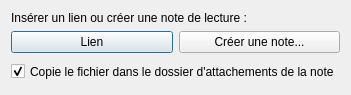
<?xml version="1.0" encoding="UTF-8"?>
<ui version="4.0">
 <class>DropPDFDialog</class>
 <widget class="QDialog" name="DropPDFDialog">
  <property name="windowModality">
   <enum>Qt::WindowModal</enum>
  </property>
  <property name="geometry">
   <rect>
    <x>0</x>
    <y>0</y>
    <width>290</width>
    <height>95</height>
   </rect>
  </property>
  <property name="contextMenuPolicy">
   <enum>Qt::PreventContextMenu</enum>
  </property>
  <property name="windowTitle">
   <string>Import de fichier PDF</string>
  </property>
  <layout class="QGridLayout" name="gridLayout">
   <item row="0" column="0">
    <layout class="QVBoxLayout" name="verticalLayout">
     <item>
      <widget class="QLabel" name="label">
       <property name="text">
        <string>Insérer un lien ou créer une note de lecture :</string>
       </property>
      </widget>
     </item>
     <item>
      <layout class="QHBoxLayout" name="horizontalLayout_2">
       <item>
        <widget class="QPushButton" name="linkButton">
         <property name="text">
          <string>Lien</string>
         </property>
        </widget>
       </item>
       <item>
        <widget class="QPushButton" name="createNoteButton">
         <property name="text">
          <string>Créer une note...</string>
         </property>
        </widget>
       </item>
      </layout>
     </item>
    </layout>
   </item>
   <item row="1" column="0">
    <widget class="QCheckBox" name="checkBoxCopy">
     <property name="sizePolicy">
      <sizepolicy hsizetype="Minimum" vsizetype="Minimum">
       <horstretch>0</horstretch>
       <verstretch>0</verstretch>
      </sizepolicy>
     </property>
     <property name="text">
      <string>Copie le fichier dans le dossier d'attachements de la note</string>
     </property>
     <property name="checked">
      <bool>true</bool>
     </property>
    </widget>
   </item>
  </layout>
 </widget>
 <resources/>
 <connections/>
</ui>
